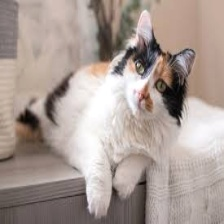
#> input picture sample_images/cat_Cat_28_2.jpg, 224 x 224 px
$ python -i feature_extraction.py   (imports and definitions only)   (older library calls are emulated)
#> lines starting #> are read from the running program, lines starting #| are printed output that depends on the picture; after the words box and inside, x2 and y2 are one past the last pixel; in counts of white or black regions, pixels touching at a corner belong together
"""
Module: Feature Extraction
Extracts color histograms, statistical moments, GLCM texture descriptors,
geometric shape features, and edge-based descriptors.
"""

from typing import Dict, Any, Tuple, List
import numpy as np
import cv2
import pandas as pd
from skimage.feature import graycomatrix, graycoprops
from scipy.stats import skew


def extract_color_features(img: np.ndarray) -> Dict[str, Any]:
    """
    Computes statistical color moments and channel histograms for RGB and HSV.
    """
    features = {}

    # 1. RGB Statistical Moments
    r_chan, g_chan, b_chan = img[:, :, 0], img[:, :, 1], img[:, :, 2]

    features["Mean_R"] = round(float(np.mean(r_chan)), 2)
    features["Mean_G"] = round(float(np.mean(g_chan)), 2)
    features["Mean_B"] = round(float(np.mean(b_chan)), 2)

    features["Std_R"] = round(float(np.std(r_chan)), 2)
    features["Std_G"] = round(float(np.std(g_chan)), 2)
    features["Std_B"] = round(float(np.std(b_chan)), 2)

    features["Skew_R"] = round(float(skew(r_chan.ravel())), 3)
    features["Skew_G"] = round(float(skew(g_chan.ravel())), 3)
    features["Skew_B"] = round(float(skew(b_chan.ravel())), 3)

    # 2. HSV Statistical Moments
    hsv = cv2.cvtColor(img, cv2.COLOR_RGB2HSV)
    h_chan, s_chan, v_chan = hsv[:, :, 0], hsv[:, :, 1], hsv[:, :, 2]

    features["Mean_Hue"] = round(float(np.mean(h_chan)), 2)
    features["Mean_Sat"] = round(float(np.mean(s_chan)), 2)
    features["Mean_Val"] = round(float(np.mean(v_chan)), 2)

    return features


def compute_color_histograms(img: np.ndarray, bins: int = 32) -> Dict[str, np.ndarray]:
    """
    Computes 1D normalized color histograms for R, G, B channels and H, S, V channels.
    """
    hist_r = cv2.calcHist([img], [0], None, [bins], [0, 256]).ravel()
    hist_g = cv2.calcHist([img], [1], None, [bins], [0, 256]).ravel()
    hist_b = cv2.calcHist([img], [2], None, [bins], [0, 256]).ravel()

    # Normalize histograms
    hist_r /= np.sum(hist_r) + 1e-7
    hist_g /= np.sum(hist_g) + 1e-7
    hist_b /= np.sum(hist_b) + 1e-7

    hsv = cv2.cvtColor(img, cv2.COLOR_RGB2HSV)
    hist_h = cv2.calcHist([hsv], [0], None, [bins], [0, 180]).ravel()
    hist_s = cv2.calcHist([hsv], [1], None, [bins], [0, 256]).ravel()
    hist_v = cv2.calcHist([hsv], [2], None, [bins], [0, 256]).ravel()

    hist_h /= np.sum(hist_h) + 1e-7
    hist_s /= np.sum(hist_s) + 1e-7
    hist_v /= np.sum(hist_v) + 1e-7

    return {
        "Red": hist_r,
        "Green": hist_g,
        "Blue": hist_b,
        "Hue": hist_h,
        "Saturation": hist_s,
        "Value": hist_v
    }


def extract_glcm_texture_features(img: np.ndarray, distances: List[int] = [1],
                                  angles: List[float] = [0, np.pi/4, np.pi/2, 3*np.pi/4]) -> Dict[str, float]:
    """
    Computes Haralick Texture features from Gray-Level Co-occurrence Matrix (GLCM).
    - Contrast: Local intensity variations.
    - Dissimilarity: Linear difference in gray levels.
    - Homogeneity: Closeness of element distribution to diagonal.
    - Energy: Uniformity / Angular Second Moment.
    - Correlation: Linear dependency of gray levels.
    - ASM: Sum of squared elements in GLCM.
    """
    gray = cv2.cvtColor(img, cv2.COLOR_RGB2GRAY) if len(img.shape) == 3 else img

    # Compute GLCM
    glcm = graycomatrix(gray, distances=distances, angles=angles, levels=256, symmetric=True, normed=True)

    contrast = float(np.mean(graycoprops(glcm, 'contrast')))
    dissimilarity = float(np.mean(graycoprops(glcm, 'dissimilarity')))
    homogeneity = float(np.mean(graycoprops(glcm, 'homogeneity')))
    energy = float(np.mean(graycoprops(glcm, 'energy')))
    correlation = float(np.mean(graycoprops(glcm, 'correlation')))
    asm = float(np.mean(graycoprops(glcm, 'ASM')))

    return {
        "GLCM_Contrast": round(contrast, 4),
        "GLCM_Dissimilarity": round(dissimilarity, 4),
        "GLCM_Homogeneity": round(homogeneity, 4),
        "GLCM_Energy": round(energy, 4),
        "GLCM_Correlation": round(correlation, 4),
        "GLCM_ASM": round(asm, 6),
    }


def extract_shape_features(img: np.ndarray) -> Dict[str, Any]:
    """
    Extracts geometric and invariant shape descriptors from the primary foreground contour.
    - Area, Perimeter, Circularity (Compactness), Aspect Ratio, Extent, Solidity, Hu Moments.
    """
    gray = cv2.cvtColor(img, cv2.COLOR_RGB2GRAY) if len(img.shape) == 3 else img
    _, binary = cv2.threshold(gray, 0, 255, cv2.THRESH_BINARY_INV + cv2.THRESH_OTSU)

    contours, _ = cv2.findContours(binary, cv2.RETR_EXTERNAL, cv2.CHAIN_APPROX_SIMPLE)

    if not contours:
        return {
            "Contour_Area": 0, "Perimeter": 0, "Circularity": 0, "Aspect_Ratio": 0,
            "Extent": 0, "Solidity": 0, "Hu_1": 0, "Hu_2": 0, "Hu_3": 0
        }

    # Pick largest contour
    largest_cnt = max(contours, key=cv2.contourArea)
    area = cv2.contourArea(largest_cnt)
    perimeter = cv2.arcLength(largest_cnt, True)

    # Circularity: 4 * pi * Area / Perimeter^2
    circularity = (4 * np.pi * area) / (perimeter ** 2) if perimeter > 0 else 0

    x, y, w, h = cv2.boundingRect(largest_cnt)
    aspect_ratio = float(w) / h if h > 0 else 0
    extent = float(area) / (w * h) if (w * h) > 0 else 0

    hull = cv2.convexHull(largest_cnt)
    hull_area = cv2.contourArea(hull)
    solidity = float(area) / hull_area if hull_area > 0 else 0

    # 7 Hu Invariant Moments
    moments = cv2.moments(largest_cnt)
    hu_moments = cv2.HuMoments(moments).ravel()
    # Log scale transform for Hu moments: -sign(h) * log10(abs(h))
    log_hu = []
    for h in hu_moments:
        if abs(h) > 0:
            log_hu.append(round(float(-1 * np.sign(h) * np.log10(abs(h))), 4))
        else:
            log_hu.append(0.0)

    return {
        "Contour_Area": int(area),
        "Perimeter": round(perimeter, 2),
        "Circularity (Compactness)": round(circularity, 4),
        "Aspect_Ratio": round(aspect_ratio, 3),
        "Extent": round(extent, 3),
        "Solidity": round(solidity, 3),
        "Hu_Moment_1": log_hu[0],
        "Hu_Moment_2": log_hu[1],
        "Hu_Moment_3": log_hu[2],
        "Hu_Moment_4": log_hu[3],
        "Hu_Moment_5": log_hu[4],
        "Hu_Moment_6": log_hu[5],
        "Hu_Moment_7": log_hu[6],
    }


def extract_edge_features(img: np.ndarray) -> Dict[str, float]:
    """
    Calculates edge density and gradient energy.
    """
    gray = cv2.cvtColor(img, cv2.COLOR_RGB2GRAY) if len(img.shape) == 3 else img
    edges = cv2.Canny(gray, 100, 200)

    edge_pixels = np.count_nonzero(edges)
    total_pixels = gray.shape[0] * gray.shape[1]
    edge_density = (edge_pixels / total_pixels) * 100.0 if total_pixels > 0 else 0.0

    sobelx = cv2.Sobel(gray, cv2.CV_64F, 1, 0, ksize=3)
    sobely = cv2.Sobel(gray, cv2.CV_64F, 0, 1, ksize=3)
    grad_energy = float(np.mean(sobelx**2 + sobely**2))

    return {
        "Edge_Pixel_Count": int(edge_pixels),
        "Edge_Density_Percent": round(edge_density, 3),
        "Mean_Gradient_Energy": round(grad_energy, 2)
    }


def extract_all_features(img: np.ndarray) -> pd.DataFrame:
    """
    Combines all extracted IPCV feature vectors into a clean summary DataFrame.
    """
    color_feats = extract_color_features(img)
    glcm_feats = extract_glcm_texture_features(img)
    shape_feats = extract_shape_features(img)
    edge_feats = extract_edge_features(img)

    all_records = []

    for k, v in color_feats.items():
        all_records.append({"Feature Category": "Color / Statistical", "Feature Name": k, "Value": str(v)})
    for k, v in glcm_feats.items():
        all_records.append({"Feature Category": "Texture (GLCM)", "Feature Name": k, "Value": str(v)})
    for k, v in shape_feats.items():
        all_records.append({"Feature Category": "Shape / Geometry", "Feature Name": k, "Value": str(v)})
    for k, v in edge_feats.items():
        all_records.append({"Feature Category": "Edge / Boundary", "Feature Name": k, "Value": str(v)})

    return pd.DataFrame(all_records)

>>> import cv2
>>> picture = cv2.cvtColor(cv2.imread('../sample_images/cat_Cat_28_2.jpg'), cv2.COLOR_BGR2RGB)
>>> result = extract_all_features(picture)
#> in extract_color_features, `r_chan, g_chan, b_chan = img[:, :, 0], img[:, :, 1], img[:, :, 2]`:
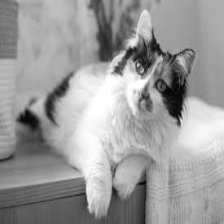
#> g_chan: shape (224, 224); min 2, max 255, mean 155.4
#> in extract_color_features, `hsv = cv2.cvtColor(img, cv2.COLOR_RGB2HSV)`: hsv: shape (224, 224, 3); mean H, S, V 22.6, 35, 169.4
#> in extract_color_features, `h_chan, s_chan, v_chan = hsv[:, :, 0], hsv[:, :, 1], hsv[:, :, 2]`:
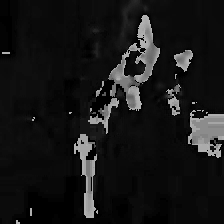
#> h_chan: shape (224, 224); min 0, max 179, mean 22.6
#> in extract_color_features, `h_chan, s_chan, v_chan = hsv[:, :, 0], hsv[:, :, 1], hsv[:, :, 2]`:
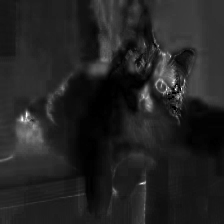
#> s_chan: shape (224, 224); min 0, max 255, mean 35
#> in extract_all_features, `color_feats = extract_color_features(img)`: color_feats = 12 items
#> in extract_glcm_texture_features, `contrast = float(np.mean(graycoprops(glcm, 'contrast')))`: contrast = 119.3
#> in extract_glcm_texture_features, `dissimilarity = float(np.mean(graycoprops(glcm, 'dissimilarity')))`: dissimilarity = 5.94
#> in extract_glcm_texture_features, `homogeneity = float(np.mean(graycoprops(glcm, 'homogeneity')))`: homogeneity = 0.291
#> in extract_glcm_texture_features, `energy = float(np.mean(graycoprops(glcm, 'energy')))`: energy = 0.0256
#> in extract_glcm_texture_features, `correlation = float(np.mean(graycoprops(glcm, 'correlation')))`: correlation = 0.977
#> in extract_glcm_texture_features, `asm = float(np.mean(graycoprops(glcm, 'ASM')))`: asm = 0.000664
#> in extract_all_features, `glcm_feats = extract_glcm_texture_features(img)`: glcm_feats = {'GLCM_Contrast': 119.3, 'GLCM_Dissimilarity': 5.94, 'GLCM_Homogeneity': 0.291, 'GLCM_Energy': 0.0256, 'GLCM_Correlation': 0.977, 'GLCM_ASM': 0.000664}
#> in extract_shape_features, `_, binary = cv2.threshold(gray, 0, 255, cv2.THRESH_BINARY_INV + cv2.TH..`:
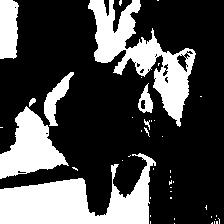
#> binary: shape (224, 224); 29.2% white; 44 white regions (36 under 20 px)
#> in extract_shape_features, `contours, _ = cv2.findContours(binary, cv2.RETR_EXTERNAL, cv2.CHAIN_AP..`: contours = 44 contours, 37 with area under 20; largest, box (x1, y1, x2, y2) and area: (0, 153, 156, 224) 5192, (88, 0, 196, 127) 4443, (0, 106, 69, 179) 2482, (0, 0, 19, 59) 924, (44, 72, 74, 126) 528, (138, 83, 153, 113) 229, (29, 98, 36, 107) 26
#> in extract_shape_features, `largest_cnt = max(contours, key=cv2.contourArea)`: largest_cnt = contour of 177 points, box (x1, y1, x2, y2) (0, 153, 156, 224), area 5192
#> in extract_shape_features, `area = cv2.contourArea(largest_cnt)`: area = 5192
#> in extract_shape_features, `perimeter = cv2.arcLength(largest_cnt, True)`: perimeter = 612.7
#> in extract_shape_features, `circularity = (4 * np.pi * area) / (perimeter ** 2) if perimeter > 0 e..`: circularity = 0.174
#> in extract_shape_features, `x, y, w, h = cv2.boundingRect(largest_cnt)`: x = 0; y = 153; w = 156; h = 71
#> in extract_shape_features, `aspect_ratio = float(w) / h if h > 0 else 0`: aspect_ratio = 2.2
#> in extract_shape_features, `extent = float(area) / (w * h) if (w * h) > 0 else 0`: extent = 0.469
#> in extract_shape_features, `hull = cv2.convexHull(largest_cnt)`: hull = contour of 10 points, box (x1, y1, x2, y2) (0, 153, 156, 224), area 8148
#> in extract_shape_features, `hull_area = cv2.contourArea(hull)`: hull_area = 8148
#> in extract_shape_features, `solidity = float(area) / hull_area if hull_area > 0 else 0`: solidity = 0.637
#> in extract_shape_features, `moments = cv2.moments(largest_cnt)`: moments = moments, m00 5192, centre m10/m00, m01/m00 = (73.4, 202.8)
#> in extract_shape_features, `hu_moments = cv2.HuMoments(moments).ravel()`: hu_moments = [0.424, 0.125, 0.000804, 0.00338, 5.45e-06, 0.0011, -1.16e-06]
#> the loop in extract_shape_features, `for h in hu_moments:` made 7 passes
#> h on passes 1 to 7: 0.424, 0.125, 0.000804, 0.00338, 5.45e-06, 0.0011, -1.16e-06
#> after the loop in extract_shape_features, `for h in hu_moments:`: log_hu = [0.373, 0.904, 3.09, 2.47, 5.26, 2.96, -5.94]
#> in extract_all_features, `shape_feats = extract_shape_features(img)`: shape_feats = 13 items
#> in extract_edge_features, `edges = cv2.Canny(gray, 100, 200)`:
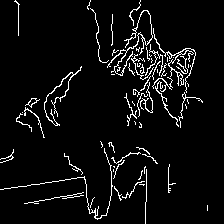
#> edges: shape (224, 224); 5.4% white in thin lines or dots
#> in extract_edge_features, `edge_pixels = np.count_nonzero(edges)`: edge_pixels = 2733
#> in extract_edge_features, `edge_density = (edge_pixels / total_pixels) * 100.0 if total_pixels > ..`: edge_density = 5.45
#> in extract_edge_features, `sobelx = cv2.Sobel(gray, cv2.CV_64F, 1, 0, ksize=3)`:
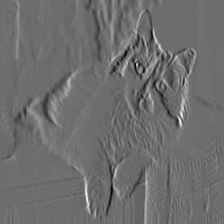
#> sobelx: shape (224, 224) float64; min -506, max 670, mean 1.7; drawn with min black and max white
#> in extract_edge_features, `sobely = cv2.Sobel(gray, cv2.CV_64F, 0, 1, ksize=3)`:
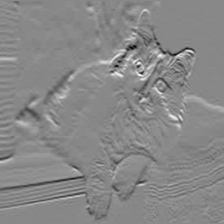
#> sobely: shape (224, 224) float64; min -474, max 410, mean -1.8; drawn with min black and max white
#> in extract_edge_features, `grad_energy = float(np.mean(sobelx**2 + sobely**2))`: grad_energy = 6870.9
#> in extract_all_features, `edge_feats = extract_edge_features(img)`: edge_feats = {'Edge_Pixel_Count': 2733, 'Edge_Density_Percent': 5.45, 'Mean_Gradient_Energy': 6870.9}
#> the loop in extract_all_features, `for k, v in color_feats.items():` made 12 passes
#> (k, v) on passes 1 to 12: ('Mean_R', 169.2), ('Mean_G', 155.4), ('Mean_B', 148.9), ('Std_R', 50.61), ('Std_G', 51.4), ('Std_B', 52.42), ('Skew_R', -0.707), ('Skew_G', -0.38), ('Skew_B', -0.175), ('Mean_Hue', 22.59), ('Mean_Sat', 34.95), ('Mean_Val', 169.4)
#> after the loop in extract_all_features, `for k, v in color_feats.items():`: all_records = 12 items
#> the loop in extract_all_features, `for k, v in glcm_feats.items():` made 6 passes
#> (k, v) on passes 1 to 6: ('GLCM_Contrast', 119.3), ('GLCM_Dissimilarity', 5.94), ('GLCM_Homogeneity', 0.291), ('GLCM_Energy', 0.0256), ('GLCM_Correlation', 0.977), ('GLCM_ASM', 0.000664)
#> after the loop in extract_all_features, `for k, v in glcm_feats.items():`: all_records = 18 items
#> the loop in extract_all_features, `for k, v in shape_feats.items():` made 13 passes
#> (k, v) on passes 1 to 12: ('Contour_Area', 5192), ('Perimeter', 612.7), ('Circularity (Compactness)', 0.174), ('Aspect_Ratio', 2.2), ('Extent', 0.469), ('Solidity', 0.637), ('Hu_Moment_1', 0.373), ('Hu_Moment_2', 0.904), ('Hu_Moment_3', 3.09), ('Hu_Moment_4', 2.47), ('Hu_Moment_5', 5.26), ('Hu_Moment_6', 2.96)
#> after the loop in extract_all_features, `for k, v in shape_feats.items():`: all_records = 31 items
#> the loop in extract_all_features, `for k, v in edge_feats.items():` made 3 passes
#> (k, v) on passes 1 to 3: ('Edge_Pixel_Count', 2733), ('Edge_Density_Percent', 5.45), ('Mean_Gradient_Energy', 6870.9)
#> after the loop in extract_all_features, `for k, v in edge_feats.items():`: all_records = 34 items
#> result = table of 34 rows and 3 columns

$ run again, on sample_images/giraffe_Giraffe_19_2.jpg
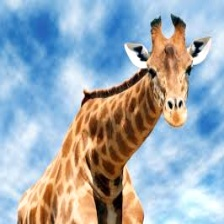
#> input picture sample_images/giraffe_Giraffe_19_2.jpg, 224 x 224 px
#> hsv: shape (224, 224, 3); mean H, S, V 73.9, 107.1, 210.4
#> color_feats = 12 items
#> contrast = 261.2
#> dissimilarity = 8.27
#> homogeneity = 0.205
#> energy = 0.0179
#> correlation = 0.952
#> asm = 0.000323
#> glcm_feats = {'GLCM_Contrast': 261.2, 'GLCM_Dissimilarity': 8.27, 'GLCM_Homogeneity': 0.205, 'GLCM_Energy': 0.0179, 'GLCM_Correlation': 0.952, 'GLCM_ASM': 0.000323}
#> in extract_shape_features, `_, binary = cv2.threshold(gray, 0, 255, cv2.THRESH_BINARY_INV + cv2.TH..`:
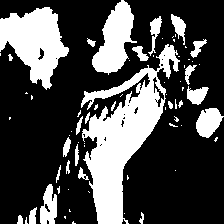
#> binary: shape (224, 224); 29.3% white; 70 white regions (44 under 20 px)
#> contours = 70 contours, 51 with area under 20; largest, box (x1, y1, x2, y2) and area: (81, 44, 180, 224) 6374, (0, 7, 69, 90) 3129, (92, 0, 137, 75) 1710, (196, 108, 224, 138) 515, (40, 184, 57, 224) 435
#> largest_cnt = contour of 482 points, box (x1, y1, x2, y2) (81, 44, 180, 224), area 6374
#> area = 6374.5
#> perimeter = 993.8
#> circularity = 0.0811
#> in extract_shape_features, `x, y, w, h = cv2.boundingRect(largest_cnt)`: x = 81; y = 44; w = 99; h = 180
#> aspect_ratio = 0.55
#> extent = 0.358
#> hull = contour of 18 points, box (x1, y1, x2, y2) (81, 44, 180, 224), area 10761
#> hull_area = 10761
#> solidity = 0.592
#> moments = moments, m00 6374.5, centre m10/m00, m01/m00 = (122.5, 136.4)
#> hu_moments = [0.354, 0.0742, 0.00904, 0.000645, -9.12e-07, -0.000146, -1.26e-06]
#> the loop in extract_shape_features, `for h in hu_moments:` made 7 passes
#> h on passes 1 to 7: 0.354, 0.0742, 0.00904, 0.000645, -9.12e-07, -0.000146, -1.26e-06
#> after the loop in extract_shape_features, `for h in hu_moments:`: log_hu = [0.451, 1.13, 2.04, 3.19, -6.04, -3.84, -5.9]
#> shape_feats = 13 items
#> edges: shape (224, 224); 8.9% white in thin lines or dots, all inside (x1, y1, x2, y2) = (17, 14, 212, 224)
#> edge_pixels = 4482
#> edge_density = 8.93
#> in extract_edge_features, `sobely = cv2.Sobel(gray, cv2.CV_64F, 0, 1, ksize=3)`:
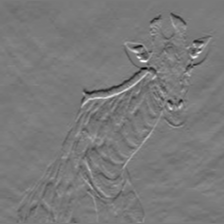
#> sobely: shape (224, 224) float64; min -801, max 873, mean -0.5; drawn with min black and max white
#> grad_energy = 15070.3
#> edge_feats = {'Edge_Pixel_Count': 4482, 'Edge_Density_Percent': 8.93, 'Mean_Gradient_Energy': 15070.3}
#> the loop in extract_all_features, `for k, v in color_feats.items():` made 12 passes
#> (k, v) on passes 1 to 8: ('Mean_R', 158.1), ('Mean_G', 171.2), ('Mean_B', 181.7), ('Std_R', 58.2), ('Std_G', 55.15), ('Std_B', 75.88), ('Skew_R', -0.299), ('Skew_G', -1.06)
#> after the loop in extract_all_features, `for k, v in color_feats.items():`: all_records = 12 items
#> the loop in extract_all_features, `for k, v in glcm_feats.items():` made 6 passes
#> (k, v) on passes 1 to 6: ('GLCM_Contrast', 261.2), ('GLCM_Dissimilarity', 8.27), ('GLCM_Homogeneity', 0.205), ('GLCM_Energy', 0.0179), ('GLCM_Correlation', 0.952), ('GLCM_ASM', 0.000323)
#> after the loop in extract_all_features, `for k, v in glcm_feats.items():`: all_records = 18 items
#> the loop in extract_all_features, `for k, v in shape_feats.items():` made 13 passes
#> (k, v) on passes 1 to 8: ('Contour_Area', 6374), ('Perimeter', 993.8), ('Circularity (Compactness)', 0.0811), ('Aspect_Ratio', 0.55), ('Extent', 0.358), ('Solidity', 0.592), ('Hu_Moment_1', 0.451), ('Hu_Moment_2', 1.13)
#> after the loop in extract_all_features, `for k, v in shape_feats.items():`: all_records = 31 items
#> the loop in extract_all_features, `for k, v in edge_feats.items():` made 3 passes
#> (k, v) on passes 1 to 3: ('Edge_Pixel_Count', 4482), ('Edge_Density_Percent', 8.93), ('Mean_Gradient_Energy', 15070.3)
#> after the loop in extract_all_features, `for k, v in edge_feats.items():`: all_records = 34 items
#> result = table of 34 rows and 3 columns
